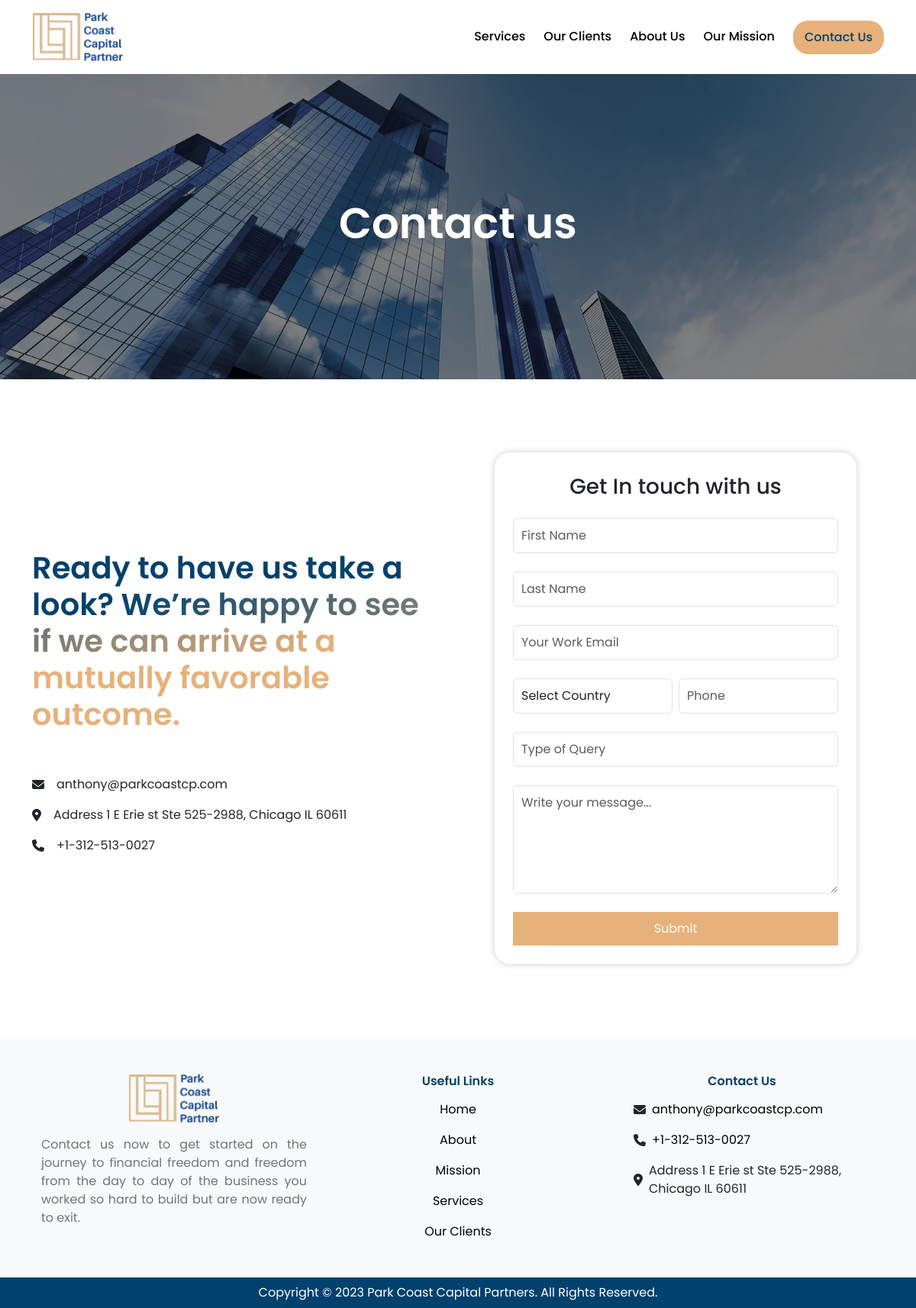
Page /contact/ on the committed database.
### home/models/homepagecontent_model.py (models this page shows)
class HomePageContent(models.Model):
    logo = models.ImageField(upload_to="home/logo")
    newsletter_title = models.CharField(max_length=100)
    newsletter_description= models.CharField(max_length=255)
    class Meta:
        verbose_name_plural = "Home Page "

### contact/models.py (models this page shows, shortened)
class ContactBanner(models.Model):
    contact = models.ForeignKey(ContactUs, on_delete=models.CASCADE, null=True, blank=True)
    title = models.CharField(max_length=255,verbose_name='Banner Title')
    banner = models.ImageField(upload_to="contact_banner/image")
    class Meta:
        verbose_name = "Contact Banner"
        verbose_name_plural = "Contact Banner"

class ContactUs(models.Model):
    contact_us_title = models.CharField(max_length=255,verbose_name='Title')
    class Meta:
        verbose_name = "Contact Us"
        verbose_name_plural = "Contact Us"

### home/models/homefooter_model.py (models this page shows, shortened)
class Footer(models.Model):
    footer_logo = models.ImageField(upload_to="home/logo")
    footer_description = models.CharField(max_length=2000 )
    office_address  = models.CharField(max_length=2000 )
    phone_no        = models.CharField(max_length=1000)
    email           = models.EmailField()
    home = models.ForeignKey('home.HomePageContent',on_delete=models.CASCADE, null=True, blank=True)
    class Meta:
        verbose_name_plural = 'Footer'

### contact/views.py (the view, shortened to what this page needs)
# urls.py: path('contact/', ContactView.as_view(), name='contact' ),
class ContactView(View):
    def get(self,request):
        contact = ContactUs.objects.last()
        home_page_footer = Footer.objects.last()
        contact_banner = ContactBanner.objects.last()
        home_page_services = ServicesParagraph.objects.all()
        home_page_content = HomePageContent.objects.last()
        form = ContactForm()
        context = {}
        context['home_page_footer'] = home_page_footer
        context['contact'] = contact
        context['home_page_content'] = home_page_content
        context['contact_banner'] = contact_banner
        context['home_page_services'] = home_page_services
        context['form'] = form
        return render(request , 'contact.html' , context)

### contact/forms.py
class ContactForm(ModelForm):
    class Meta:
        model = Contact
        fields = [
            'first_name',
            'last_name',
            'phone_number',
            'email',
            'query_type',
            'message',
        ]

### contact/templates/contact.html (shortened to what this page needs)
{% extends 'base.html' %}
{% load static %}
{% block css %}
<link rel="stylesheet" href="{% static 'css/contact/main.css' %}" />
{% endblock css%}
{% block content %}
{% if contact_banner.banner %}
<div class="container-fluid px-0" id="hero-container" style="background-image: url({{contact_banner.banner.url}});">
  {% endif %}
  <div class="overlay-bg d-flex align-items-center justify-content-center">
    <h1 class="text-white">
      {{contact_banner.title}}
    </h1>
  </div>
</div>
<div class="container py-0 py-md-5 my-5" id="contact-container">
  <div class="row">
    <div class="col-12 col-md-6 pe-5 mb-5 mb-md-0 d-flex flex-column align-items-start justify-content-center">
      <h2><span class="text-gradient">{{contact.contact_us_title}}</span>
      </h2>
      <div class="info-items d-flex flex-column align-items-start gap-3 py-3">
        <div class="item d-flex align-items-center gap-3">
          <i class="fa-solid fa-envelope"></i>
          <p class="mb-0">{{home_page_footer.email}}</p>
        </div>
        <div class="item d-flex align-items-center gap-3">
          <i class="fa-solid fa-location-dot"></i>
          <p class="mb-0">
            {{ home_page_footer.office_address }}
          </p>
        </div>
        <div class="item d-flex align-items-center gap-3">
          <i class="fa-solid fa-phone"></i>
          <p class="mb-0">{{ home_page_footer.phone_no }}</p>
        </div>
      </div>
    </div>
    <div class="col-12 col-md-6 px-3 px-lg-5">
      <div class="contact-form-box p-4" id="contact-form-container">
        <h3 class="text-center mt-1 mb-4">Get In touch with us</h3>
        <form action="" method="POST" class="d-flex align-items-start flex-column gap-4" id="contact-form">
          <div class="form-row">
            <input name="first_name" placeholder="First Name" type="text" class="form-control form-field" />
          </div>
          <div class="form-row">
            <input name="last_name" placeholder="Last Name" type="text" class="form-control form-field" />
          </div>
          <div class="form-row">
            <input name="email" placeholder="Your Work Email" type="email"
              class="form-control form-field" />
          </div>
          <div class="form-row d-flex align-items-center gap-2">
            <div class="col">
              <select id="country-select-input" name="country" class="form-control form-field">
                <option value="select" selected disabled>Select Country</option>
              </select>
            </div>
            <div class="col">
              <div class="form-row">
                <input name="phone_number" placeholder="Phone" type="number" class="form-control form-field" />
              </div>
            </div>
          </div>
          <div class="form-row">
            <input name="query_type" placeholder="Type of Query" type="text" class="form-control form-field" />
          </div>
          <div class="form-row">
            <textarea name="message" placeholder="Write your message..." rows="5"
              class="form-control form-field"></textarea>
          </div>
          <div class="form-row">
            <button type="submit" class="submit-btn">Submit</button>
          </div>
        </form>
      </div>
    </div>
  </div>
</div>
{% endblock %}

### templates/base.html (shortened to what this page needs)
<!DOCTYPE html>
{% load static %}
<html lang="en">
<head>
  <link href="https://cdn.jsdelivr.net/npm/bootstrap@5.3.0-alpha1/dist/css/bootstrap.min.css" rel="stylesheet"
 />
  <link rel="stylesheet" href="https://cdn.jsdelivr.net/npm/swiper@8/swiper-bundle.min.css" />
  <link rel="stylesheet" href="{% static 'css/common/globals.css' %}" />
  {% block css %}
  {% endblock css %}
</head>
<body>
  <div id="navbar">
    <div class="container d-flex align-items-center justify-content-between">
      <div class="nav-logo">
        <a href="{% url 'home' %}" class="text-decoration-none text-black">
          {% if home_page_content.logo %}
          <img class="w-100" src="{{home_page_content.logo.url}}" alt="logo" />
          {% endif %}
        </a>
      </div>
      <div class="nav-list-items d-none d-md-flex align-items-center justify-content-between gap-4">
        <h6 class="nav-list-item mb-0"><a href="{% url 'service' %}">Services</a></h6>
        <h6 class="nav-list-item mb-0"><a href="{% url 'our-client' %}">Our Clients</a></h6>
        <h6 class="nav-list-item mb-0"><a href="{% url 'about' %}">About Us</a></h6>
        <h6 class="nav-list-item mb-0"><a href="{% url 'mission' %}">Our Mission</a></h6>
        <a href="{% url 'contact' %}">
          <button class="contact-btn">
            Contact Us
          </button>
        </a>
      </div>
    </div>
  </div>
  {% block content %} {% endblock content %}
  <footer class="container-fluid bg-light py-5 mt-3" id="footer-container">
    <div class="container row mx-auto">
      <div class="col-12 col-lg mb-3 mb-lg-0 text-center">
        {% if home_page_footer.footer_logo %}
        <img class="logo-img img-fluid mb-3" src="{{ home_page_footer.footer_logo.url }}" alt="logo" />
        {% endif %}
        <p class="footer-company-info text-secondary mb-0" id="footer-text-info">
          {{ home_page_footer.footer_description }}
        </p>
      </div>
      <div class="col-12 col-sm-6 col-md d-flex flex-column align-items-center">
        <h6 class="title">Useful Links</h6>
        <div class="list-items pt-2 w-100 d-flex flex-column align-items-center">
          <p class="link">
            <a href="{% url 'home' %}" class="reset-link">Home</a>
          </p>
          <p class="link">
            <a href="{% url 'about' %}" class="reset-link">About</a>
          </p>
          <p class="link">
            <a href="{% url 'mission' %}" class="reset-link">Mission</a>
          </p>
          <p class="link">
            <a href="{% url 'service' %}" class="reset-link">Services</a>
          </p>
          <p class="link">
            <a href="{% url 'our-client' %}" class="reset-link">Our Clients</a>
          </p>
        </div>
      </div>
      <div class="col-12 col-sm-6 col-md d-flex flex-column align-items-center mt-5 mt-sm-0">
        <h6 class="title">Contact Us</h6>
        <ul class="list-items d-flex flex-column align-items-start pt-2">
          <li class="list-item-icon d-flex align-items-center gap-2">
            <i class="fa-solid fa-envelope"></i>
            <a class="reset-link" href="mailto: {{ home_page_footer.email }}">{{ home_page_footer.email }}</a>
          </li>
          <li class="list-item-icon d-flex align-items-center gap-2">
            <i class="fa-solid fa-phone"></i>
            <a class="reset-link" href="tel:{{ home_page_footer.phone_no }}">{{ home_page_footer.phone_no }}</a>
          </li>
          <li class="list-item-icon d-flex align-items-center gap-2">
            <i class="fa-solid fa-location-dot"></i>
            <p class="mb-0">{{ home_page_footer.office_address }}</p>
          </li>
        </ul>
      </div>
    </div>
  </footer>
  <footer class="bottom-footer p-2 text-center">
    <p class="mb-0 text-white">Copyright © 2023 Park Coast Capital Partners. All Rights Reserved.</p>
  </footer>
</body>
</html>

### static/css/common/globals.css (style rules this page uses)
* { margin: 0; padding: 0; box-sizing: border-box; font-family: "Poppins", sans-serif; }
.text-gradient { background: linear-gradient(315deg, var(--secondary) 30%, var(--primary) 70%); background-clip: text; -webkit-background-clip: text; -webkit-text-fill-color: transparent; }
h1, h2 { font-weight: 600; }
.reset-link { text-decoration: none; color: initial; }
.overlay-bg { background: linear-gradient(rgba(0, 0, 0, 0.5), rgba(0, 0, 0, 0.5)); height: 100%; width: 100%; }
@media screen and (min-width: 1200px) { h1 { font-size: 56px; } }
@media screen and (min-width: 1200px) { h2 { font-size: 40px; } }
@media screen and (min-width: 1200px) { h3 { font-style: 36px; } }
@media screen and (min-width: 1200px) { h6 { font-style: 20px; } }

### static/css/contact/main.css (style rules this page uses)
#hero-container { background-size: cover; background-position: center; background-repeat: no-repeat; height: 400px; margin-top: 97px; }
.contact-form-box { box-shadow: 0px 0px 10px rgb(205, 205, 205); border-radius: 20px; }
.contact-form-box .form-row { width: 100%; }
.contact-form-box .form-field { padding: 10px; }
.submit-btn { width: 100%; border: none; background: var(--secondary); color: white; padding: 10px 20px; }
.item { cursor: pointer; }

### static/css/common/navbar.css (style rules this page uses)
#navbar { background: white; width: 100%; z-index: 20; top: 0; position: absolute; box-shadow: none; }
#navbar > .container { padding: 16px 12px; }
.nav-list-item > a, .nav-list-item { text-decoration: none; color: black; border-bottom: 2px solid transparent; font-family: "Poppins", sans-serif; }
.nav-logo { width: 120px; }
.contact-btn { background: var(--secondary); padding: 10px 15px; border: none; border-radius: 20px; color: var(--primary); transition: 0.2s ease-in; font-weight: 500; }

### static/css/common/footer.css (style rules this page uses)
#footer-container .logo-img { width: 120px; }
.footer-company-info { text-align: justify; }
#footer-container .title { color: var(--primary); opacity: 1; font-weight: 600; }
#footer-container .list-items { gap: 1rem; }
#footer-container .list-items p, #footer-container .list-items .list-item-icon { margin-bottom: 0; }
.bottom-footer { background-color: var(--primary); }

### static/css/common/colors.css (style rules this page uses)
:root { --primary: #00416d; --primary-hover: #002c49; --secondary: #e7b17b; --secondary-shadow: rgb(232, 177, 0.4); }

### rows in the picture
HomePageContent: logo (picture)
ContactBanner: banner (picture), title "Contact us"
ContactUs: contact_us_title "Ready to have us take a look? We’re happy to see if we can arrive at a mutually favorable outcome."
Footer: email "anthony@parkcoastcp.com", office_address "Address 1 E Erie st Ste 525-2988, Chicago IL 60611", phone_no "+1-312-513-0027", footer_logo (picture), footer_description "Contact us now to get started on the journey to financial freedom and freedom from the day to day of the business you worked so hard to build but are now ready to exit."
